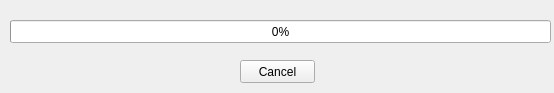
<?xml version="1.0" encoding="UTF-8"?>
<ui version="4.0">
 <class>GenerateTilesProgressClass</class>
 <widget class="QWidget" name="GenerateTilesProgressClass">
  <property name="windowModality">
   <enum>Qt::ApplicationModal</enum>
  </property>
  <property name="geometry">
   <rect>
    <x>0</x>
    <y>0</y>
    <width>554</width>
    <height>93</height>
   </rect>
  </property>
  <property name="windowTitle">
   <string>Generate tiles</string>
  </property>
  <widget class="QProgressBar" name="progressBar">
   <property name="geometry">
    <rect>
     <x>10</x>
     <y>20</y>
     <width>541</width>
     <height>23</height>
    </rect>
   </property>
   <property name="value">
    <number>0</number>
   </property>
  </widget>
  <widget class="QPushButton" name="cancelButton">
   <property name="geometry">
    <rect>
     <x>240</x>
     <y>60</y>
     <width>75</width>
     <height>23</height>
    </rect>
   </property>
   <property name="text">
    <string>Cancel</string>
   </property>
  </widget>
 </widget>
 <resources/>
 <connections/>
</ui>
